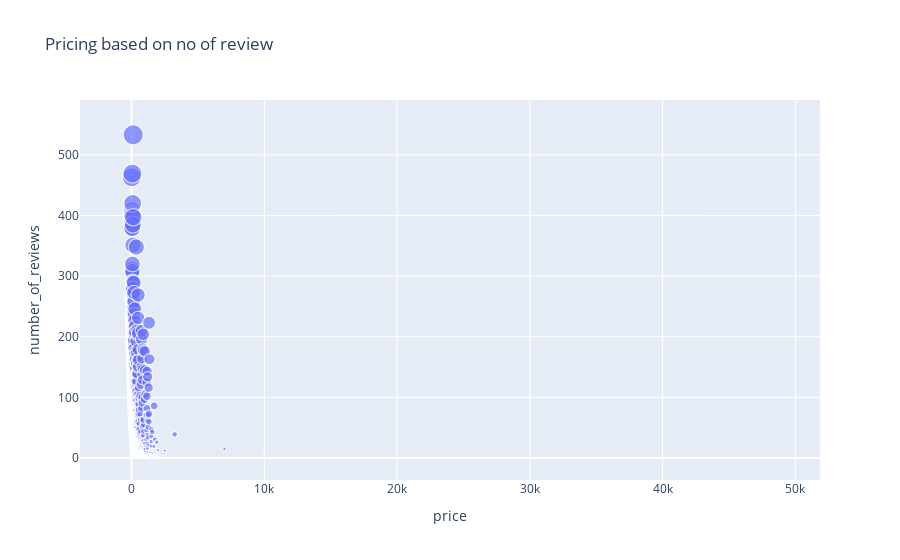

Notebook source saved alongside this figure:
### Code cell
price_review=Airbnb1[['number_of_reviews','price']].sort_values(by='price')
fig=px.scatter(price_review,x='price',y='number_of_reviews',size='number_of_reviews',title='Pricing based on no of review')
fig.show()

### Figure 1 — Plotly figure (JSON) as saved in the notebook; plotly's stock layout.template omitted (floating-point values rounded to 4 significant figures; data arrays with more than 128 entries replaced by an {"elided": "..."} marker saying what was removed)
{"data": [{"hovertemplate": "price=%{x}<br>number_of_reviews=%{marker.size}<extra></extra>", "legendgroup": "", "marker": {"color": "#636efa", "size": {"elided": "5555 int values"}, "sizemode": "area", "sizeref": 1.333, "symbol": "circle"}, "mode": "markers", "name": "", "showlegend": false, "type": "scattergl", "x": {"elided": "5555 int values"}, "xaxis": "x", "y": {"elided": "5555 int values"}, "yaxis": "y"}], "layout": {"legend": {"itemsizing": "constant", "tracegroupgap": 0}, "title": {"text": "Pricing based on no of review"}, "xaxis": {"anchor": "y", "domain": [0, 1], "title": {"text": "price"}}, "yaxis": {"anchor": "x", "domain": [0, 1], "title": {"text": "number_of_reviews"}}}}
